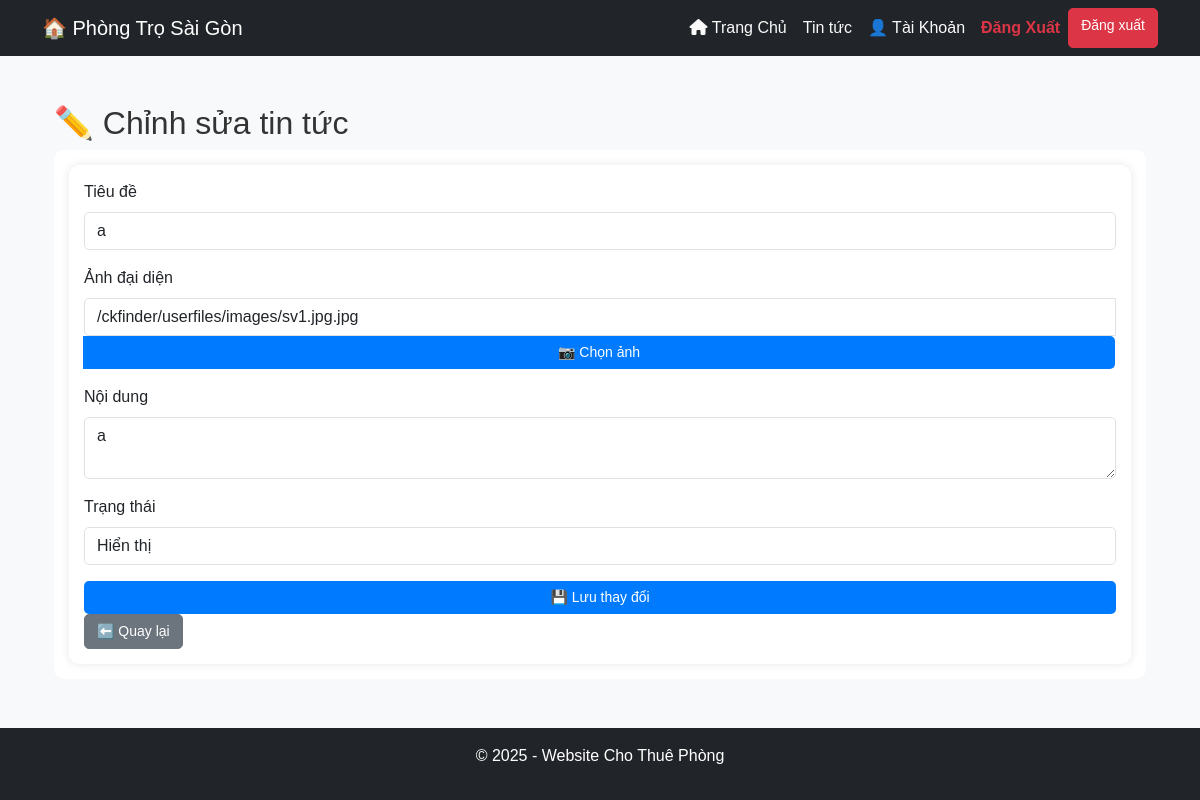
The app's page /admin/manage_new/edit_news.php?id=1 (signed in) with its own data.
### tables this page shows
CREATE TABLE `news` (
  `id` int(11) NOT NULL,
  `title` varchar(255) NOT NULL,
  `content` text NOT NULL,
  `image` varchar(255) DEFAULT NULL,
  `status` enum('active','hidden') DEFAULT 'active',
  `created_at` timestamp NOT NULL DEFAULT current_timestamp()
);

### admin/manage_new/edit_news.php (the view, shortened to what this page needs)
<?php
include '../../config/db_connect.php';
include '../../partials/header.php';
$news_id = $_GET["id"];
$sql = "SELECT title, content, image, status FROM news WHERE id = ?";
$stmt = $conn->prepare($sql);
$stmt->bind_param("i", $news_id);
$stmt->execute();
$result = $stmt->get_result();
$news = $result->fetch_assoc();
?>
<div class="container mt-4">
    <h2>✏️ Chỉnh sửa tin tức</h2>
    <div class="card">
        <div class="card-body">
            <form method="POST">
                <div class="mb-3">
                    <label class="form-label">Tiêu đề</label>
                    <input type="text" name="title" class="form-control" value="<?= htmlspecialchars($news['title']) ?>" required>
                </div>
                <div class="mb-3">
                    <label class="form-label">Ảnh đại diện</label>
                    <div class="input-group">
                        <input type="text" id="image" name="image" class="form-control" value="<?= htmlspecialchars($news['image']) ?>" required>
                        <button type="button" class="btn btn-secondary" onclick="selectImage()">📷 Chọn ảnh</button>
                    </div>
                </div>
                <div class="mb-3">
                    <label class="form-label">Nội dung</label>
                    <textarea name="content" id="editor" class="form-control"><?= htmlspecialchars($news['content']) ?></textarea>
                </div>
                <div class="mb-3">
                    <label class="form-label">Trạng thái</label>
                    <select name="status" class="form-control">
                        <option value="active" <?= ($news['status'] == "active") ? "selected" : "" ?>>Hiển thị</option>
                    </select>
                </div>
                <button type="submit" class="btn btn-success">💾 Lưu thay đổi</button>
                <a href="manage_news.php" class="btn btn-secondary">⬅️ Quay lại</a>
            </form>
        </div>
    </div>
</div>
<?php include '../../partials/footer.php'; ?>

### assets/css/style.css (style rules this page uses)
html, body { height: 100%; display: flex; flex-direction: column; }
.container { flex: 1; }
body { background: #ffffff; font-family: 'Poppins', sans-serif; color: #333; }
body { font-family: 'Poppins', sans-serif; background-color: #f8f9fa; }
.container form { background: #fff; padding: 15px; border-radius: 10px; box-shadow: 0px 0px 10px rgba(0, 0, 0, 0.1); }
.container form .form-control, .container form select { border-radius: 5px; }
.container form button { width: 100%; border-radius: 5px; background: #007bff; border: none; transition: 0.3s; }
.card { border: none; transition: transform 0.3s ease-in-out, box-shadow 0.3s ease-in-out; border-radius: 10px; overflow: hidden; }
.card-body { padding: 15px; }
.btn { font-size: 14px; border-radius: 5px; transition: 0.3s; }
.btn-success { background: #28a745; border: none; }

### records on screen
news: title "a", image "/ckfinder/userfiles/images/sv1.jpg.jpg", content "a", status "Hiển thị"
